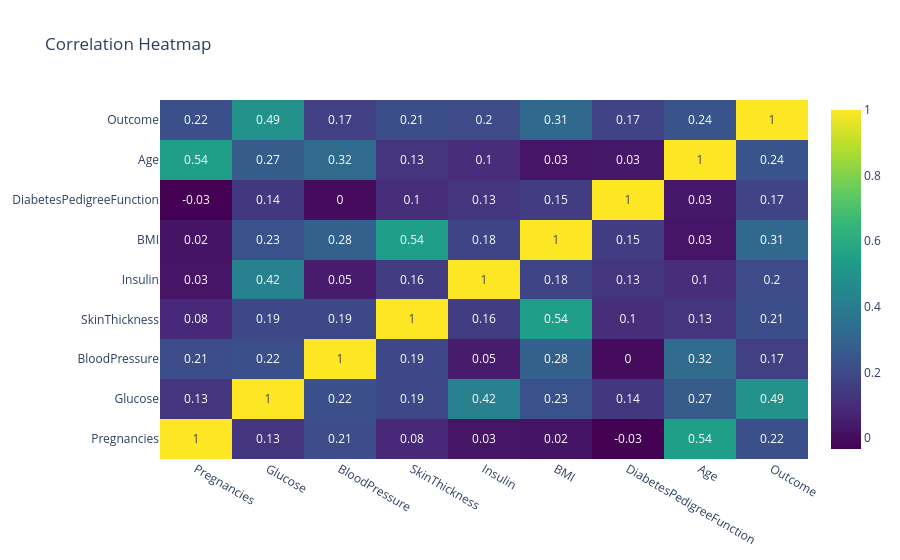

Notebook cell for this chart:
### Markdown cell above
Questions
Are most patients overweight?
 - yes
Are there extreme values?
 - yes

### Code cell
# chart 5 
corr = df.corr(numeric_only=True)

fig = go.Figure(data=go.Heatmap(
    z=corr.values,
    x=corr.columns,
    y=corr.columns,
    colorscale="Viridis",
    text=corr.round(2).values,
    texttemplate="%{text}"
))

fig.update_layout(title="Correlation Heatmap")

fig.show()

### Figure 1 — Plotly figure (JSON) as saved in the notebook; plotly's stock layout.template omitted (floating-point values rounded to 4 significant figures)
{"data": [{"colorscale": [[0, "#440154"], [0.1111, "#482878"], [0.2222, "#3e4989"], [0.3333, "#31688e"], [0.4444, "#26828e"], [0.5556, "#1f9e89"], [0.6667, "#35b779"], [0.7778, "#6ece58"], [0.8889, "#b5de2b"], [1, "#fde725"]], "text": [[1.0, 0.13, 0.21, 0.08, 0.03, 0.02, -0.03, 0.54, 0.22], [0.13, 1.0, 0.22, 0.19, 0.42, 0.23, 0.14, 0.27, 0.49], [0.21, 0.22, 1.0, 0.19, 0.05, 0.28, -0.0, 0.32, 0.17], [0.08, 0.19, 0.19, 1.0, 0.16, 0.54, 0.1, 0.13, 0.21], [0.03, 0.42, 0.05, 0.16, 1.0, 0.18, 0.13, 0.1, 0.2], [0.02, 0.23, 0.28, 0.54, 0.18, 1.0, 0.15, 0.03, 0.31], [-0.03, 0.14, -0.0, 0.1, 0.13, 0.15, 1.0, 0.03, 0.17], [0.54, 0.27, 0.32, 0.13, 0.1, 0.03, 0.03, 1.0, 0.24], [0.22, 0.49, 0.17, 0.21, 0.2, 0.31, 0.17, 0.24, 1.0]], "texttemplate": "%{text}", "type": "heatmap", "x": ["Pregnancies", "Glucose", "BloodPressure", "SkinThickness", "Insulin", "BMI", "DiabetesPedigreeFunction", "Age", "Outcome"], "y": ["Pregnancies", "Glucose", "BloodPressure", "SkinThickness", "Insulin", "BMI", "DiabetesPedigreeFunction", "Age", "Outcome"], "z": [[1.0, 0.1282, 0.2086, 0.08177, 0.02505, 0.02156, -0.03352, 0.5443, 0.2219], [0.1282, 1.0, 0.2189, 0.1926, 0.4195, 0.231, 0.1373, 0.2669, 0.4928], [0.2086, 0.2189, 1.0, 0.1919, 0.04536, 0.2813, -0.002378, 0.3249, 0.1657], [0.08177, 0.1926, 0.1919, 1.0, 0.1556, 0.5432, 0.1022, 0.1261, 0.2149], [0.02505, 0.4195, 0.04536, 0.1556, 1.0, 0.1802, 0.1265, 0.0971, 0.2038], [0.02156, 0.231, 0.2813, 0.5432, 0.1802, 1.0, 0.1534, 0.0256, 0.312], [-0.03352, 0.1373, -0.002378, 0.1022, 0.1265, 0.1534, 1.0, 0.03356, 0.1738], [0.5443, 0.2669, 0.3249, 0.1261, 0.0971, 0.0256, 0.03356, 1.0, 0.2384], [0.2219, 0.4928, 0.1657, 0.2149, 0.2038, 0.312, 0.1738, 0.2384, 1.0]]}], "layout": {"title": {"text": "Correlation Heatmap"}}}
